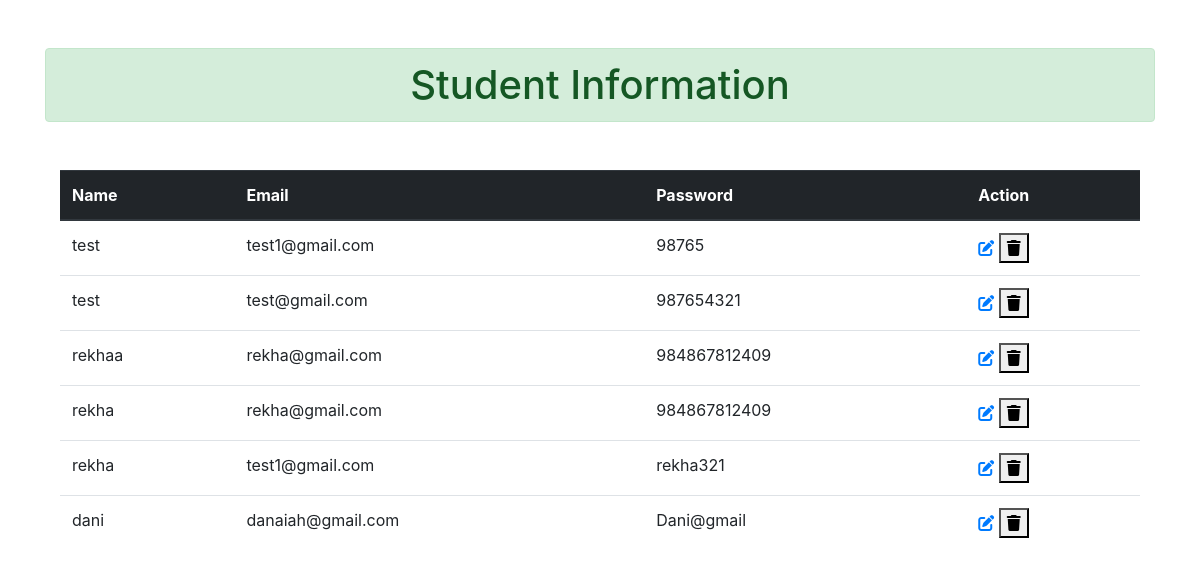
Screenshot of /register with the database file from the repository.
### student/models.py (models this page shows, shortened)
class Student(models.Model):
    name=models.CharField(max_length=25,null=True)
    email=models.EmailField(max_length=60,null=True)
    password=models.CharField(max_length=12,null=True)

### student/views.py (the view)
# urls.py: path('register',views.Register,name='register'),
def Register(request):
    std=Student.objects.all()
    if request.method=='POST':
        std=Student.objects.all()
        form=StudentForm(request.POST)
        if form.is_valid():
            form.save()
        return redirect('register')
    else:
        std=Student.objects.all()
        form=StudentForm()
    context={
        'form':form,
        'std':std,
    }
    return render (request,'register.html',context)

### templates/register.html (shortened to what this page needs)
{% extends 'base.html' %}
 {% block content %}
 <div class="container">
<table class="table my-3">
    <thead class="thead-dark">
      <tr>
        <th scope="col">Name</th>
        <th scope="col">Email</th>
        <th scope="col">Password</th>
        <th scope="col">Action</th>
      </tr>
    </thead>
    <tbody>
    {% for i in std %}
      <tr>
        <td>{{i.name}}</td>
        <td>{{i.email}}</td>
        <td>{{i.password}}</td>
        <td>
            <a href="{% url 'update' i.id %}">
            <i class="fa-solid fa-pen-to-square"></i>
        </a>
        <form action="{% url  'delete' i.id %}" method="post" class="d-inline">
            <button type="submit">
                <i class="fa-solid fa-trash"></i>
            </button>
        </form>
        </td>
      </tr>
      {% endfor %}
    </tbody>
</table>
</div>
{% endblock content %}

### templates/base.html (shortened to what this page needs)
<!doctype html>
<html lang="en">
  <head>
    <link rel="stylesheet" href="https://cdn.jsdelivr.net/npm/bootstrap@4.0.0/dist/css/bootstrap.min.css">
  </head>
  <body>
    <div class="container">
    <h1 class="alert alert-success my-5 text-center">Student Information</h1>
    {% block content %}
    {% endblock content %}
</div>
  </body>
</html>

### rows the page displays
Student: name "test", email "test1@gmail.com", password "98765"
Student: name "test", email "test@gmail.com", password "987654321"
Student: name "rekhaa", email "rekha@gmail.com", password "984867812409"
Student: name "rekha", email "rekha@gmail.com", password "984867812409"
Student: name "rekha", email "test1@gmail.com", password "rekha321"
Student: name "dani", email "danaiah@gmail.com", password "Dani@gmail"
